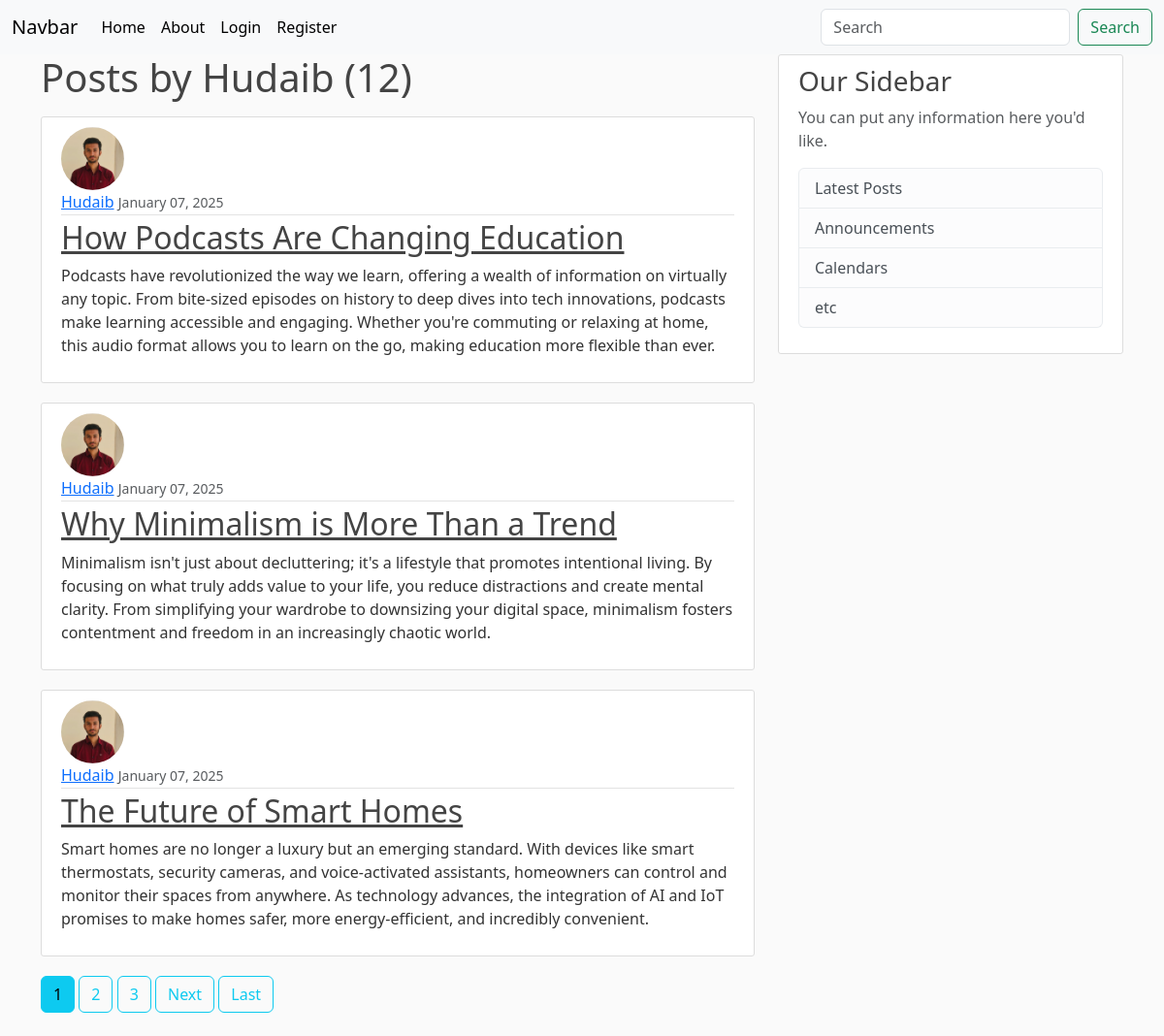
Page /user/Hudaib on the committed database.
### blog/models.py (models this page shows, shortened)
class Post(models.Model):
    title=models.CharField(max_length=100)
    content=models.TextField()
    date=models.DateTimeField(default=timezone.now)
    author=models.ForeignKey(User, on_delete=models.CASCADE)

### users/models.py (models this page shows, shortened)
class Profile(models.Model):
    user=models.OneToOneField(User, on_delete=models.CASCADE, )
    image=models.ImageField(default="default.jpg",upload_to='profile_pics')

### blog/views.py (the view)
# urls.py: path('user/<str:username>', UserPostListView.as_view() , name='user-posts'),
class UserPostListView(ListView):
    model = Post
    template_name = 'blog/user_posts.html'  # <app>/<model>_<viewtype>.html
    context_object_name = 'posts'
    paginate_by = 3
    def get_queryset(self):
        user = get_object_or_404(User, username=self.kwargs.get('username'))
        return Post.objects.filter(author=user).order_by('-date')

### blog/templates/blog/user_posts.html (shortened to what this page needs)
{% extends "blog/base.html" %}
{% block content%}
<h1 class="mb-3">Posts by {{ view.kwargs.username }} ({{ page_obj.paginator.count }})</h1>
    {%for post in posts%}
    <article class="media content-section">
      <img class="rounded-circle article-img" src="{{ post.author.profile.image.url }}">
        <div class="media-body">
          <div class="article-metadata">
            <a class="mr-2" href="{% url 'user-posts' post.author.username %}">{{ post.author }}</a>
              <small class="text-muted">{{ post.date|date:"F d, Y" }}</small>
          </div>
          <h2><a class="article-title" href= "{% url 'post-detail' post.id %}">{{ post.title }}</a></h2>
          <p class="article-content">{{ post.content }}</p>
        </div>
      </article>
    {%endfor%}
    {% if is_paginated %}
    {% for num in page_obj.paginator.page_range %}
      {% if page_obj.number == num %}
        <a class="btn btn-info mb-4" href="?page={{ num }}">{{ num }}</a>
      {% elif num > page_obj.number|add:'-3' and num < page_obj.number|add:'3' %}
        <a class="btn btn-outline-info mb-4" href="?page={{ num }}">{{ num }}</a>
      {% endif %}
    {% endfor %}
    {% if page_obj.has_next %}
      <a class="btn btn-outline-info mb-4" href="?page={{ page_obj.next_page_number }}">Next</a>
      <a class="btn btn-outline-info mb-4" href="?page={{ page_obj.paginator.num_pages }}">Last</a>
    {% endif %}
  {% endif %}
{%endblock content%}

### blog/static/blog/main.css (style rules this page uses)
body { background: #fafafa; color: #333333; }
h1, h2, h3, h4, h5, h6 { color: #444444; }
.content-section { background: #ffffff; padding: 10px 20px; border: 1px solid #dddddd; border-radius: 3px; margin-bottom: 20px; }
.article-title { color: #444444; }
.article-content { white-space: pre-line; }
.article-img { height: 65px; width: 65px; margin-right: 16px; }
.article-metadata { padding-bottom: 1px; margin-bottom: 4px; border-bottom: 1px solid #e3e3e3 }

### rows in the picture
Post: author.profile.image (picture), author "Hudaib", date "January 07, 2025", title "How Podcasts Are Changing Education", content "Podcasts have revolutionized the way we learn, offering a wealth of information on virtually any topic. From bite-sized episodes on history to deep dives into tech innovations, podcasts make learning accessible and engaging. Whether you're commuting or relaxing at home, this audio format allows you to learn on the go, making education more flexible than ever."
Post: author.profile.image (picture), author "Hudaib", date "January 07, 2025", title "Why Minimalism is More Than a Trend", content "Minimalism isn't just about decluttering; it's a lifestyle that promotes intentional living. By focusing on what truly adds value to your life, you reduce distractions and create mental clarity. From simplifying your wardrobe to downsizing your digital space, minimalism fosters contentment and freedom in an increasingly chaotic world."
Post: author.profile.image (picture), author "Hudaib", date "January 07, 2025", title "The Future of Smart Homes", content "Smart homes are no longer a luxury but an emerging standard. With devices like smart thermostats, security cameras, and voice-activated assistants, homeowners can control and monitor their spaces from anywhere. As technology advances, the integration of AI and IoT promises to make homes safer, more energy-efficient, and incredibly convenient."

### other values in the picture
{{ view.kwargs.username }} "Hudaib"
{{ page_obj.paginator.count }} "12"
{{ num }} "1"
{{ num }} "2" "3"
